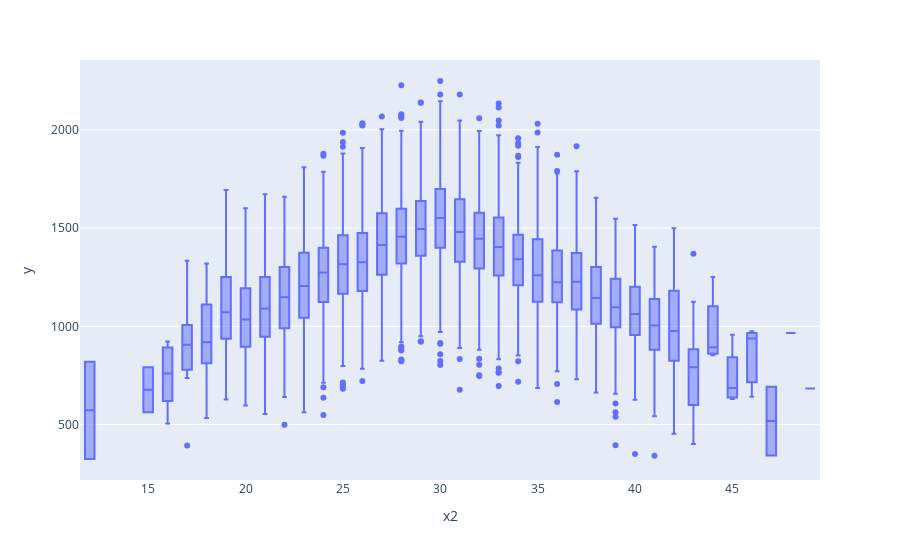

The code cell stored with this chart in its notebook:
### Code cell
fig = px.box(df, x='x2', y='y')
fig.show()

### Figure 1 — Plotly figure (JSON) as saved in the notebook; plotly's stock layout.template omitted (floating-point values rounded to 4 significant figures; data arrays with more than 128 entries replaced by an {"elided": "..."} marker saying what was removed)
{"data": [{"alignmentgroup": "True", "hovertemplate": "x2=%{x}<br>y=%{y}<extra></extra>", "legendgroup": "", "marker": {"color": "#636efa"}, "name": "", "notched": false, "offsetgroup": "", "orientation": "v", "showlegend": false, "type": "box", "x": {"elided": "10000 int values"}, "x0": " ", "xaxis": "x", "y": {"elided": "10000 int values"}, "y0": " ", "yaxis": "y"}], "layout": {"boxmode": "group", "legend": {"tracegroupgap": 0}, "margin": {"t": 60}, "xaxis": {"anchor": "y", "domain": [0, 1], "title": {"text": "x2"}}, "yaxis": {"anchor": "x", "domain": [0, 1], "title": {"text": "y"}}}}
